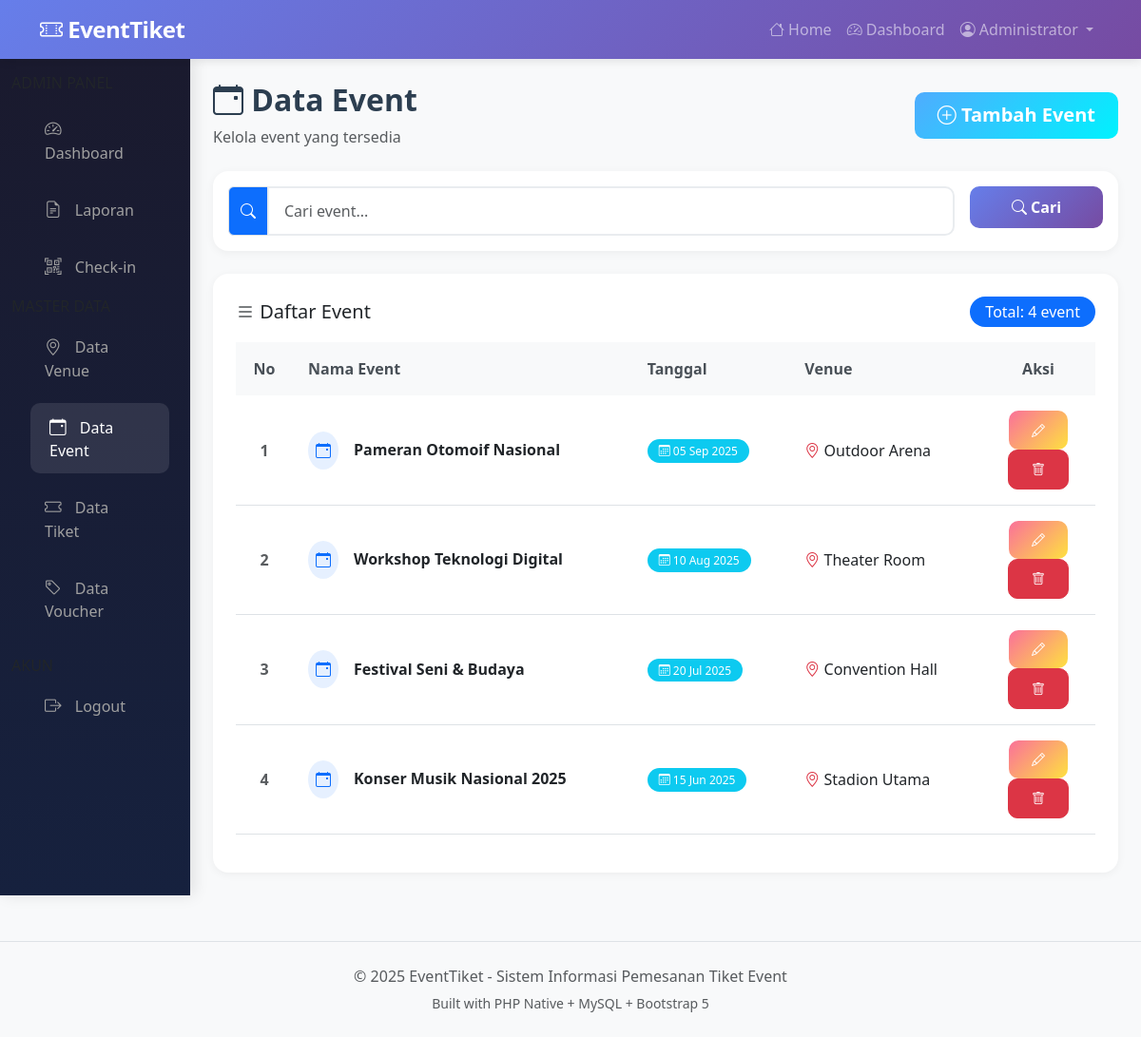
/index.php?p=admin_event (signed in), run on the app's committed database.
### tables this page shows
CREATE TABLE `event` (
  `id_event` int NOT NULL,
  `nama_event` varchar(150) NOT NULL,
  `tanggal` date NOT NULL,
  `id_venue` int DEFAULT NULL
);

CREATE TABLE `venue` (
  `id_venue` int NOT NULL,
  `nama_venue` varchar(100) NOT NULL,
  `alamat` text,
  `kapasitas` int DEFAULT NULL
);

### pages/admin/event_list.php (the view, shortened to what this page needs)
<?php
$search      = isset($_GET['search']) ? mysqli_real_escape_string($conn, $_GET['search']) : '';
$where       = $search ? "WHERE e.nama_event LIKE '%$search%' OR v.nama_venue LIKE '%$search%'" : '';
$limit       = 10;
$cur_page    = isset($_GET['page']) ? (int)$_GET['page'] : 1;
$offset      = ($cur_page - 1) * $limit;
$total_data  = mysqli_fetch_assoc(mysqli_query($conn, "SELECT COUNT(*) as total FROM event e JOIN venue v ON e.id_venue = v.id_venue $where"))['total'];
$query       = mysqli_query($conn, "SELECT e.*, v.nama_venue FROM event e JOIN venue v ON e.id_venue = v.id_venue $where ORDER BY e.tanggal DESC LIMIT $limit OFFSET $offset");
?>
<div class="container-fluid">
    <div class="row">
        <?php include 'pages/admin/_sidebar.php'; ?>
        <main class="col-md-10 ms-sm-auto px-md-4 py-4">
            <div class="d-flex justify-content-between align-items-center mb-4">
                <div>
                    <h2 class="page-title"><i class="bi bi-calendar-event"></i> Data Event</h2>
                    <p class="text-muted mb-0">Kelola event yang tersedia</p>
                </div>
                <a href="?p=admin_event_tambah" class="btn btn-success btn-lg"><i class="bi bi-plus-circle"></i> Tambah Event</a>
            </div>
            <div class="card mb-4">
                <div class="card-body">
                    <form method="GET" class="row g-3">
                        <div class="col-md-10">
                            <div class="input-group">
                                <span class="input-group-text bg-primary text-white"><i class="bi bi-search"></i></span>
                                <input type="text" name="search" class="form-control" placeholder="Cari event..." value="<?= htmlspecialchars($search) ?>">
                            </div>
                        </div>
                        <div class="col-md-2"><button type="submit" class="btn btn-primary w-100"><i class="bi bi-search"></i> Cari</button></div>
                    </form>
                </div>
            </div>
            <div class="table-container">
                <div class="d-flex justify-content-between align-items-center mb-3">
                    <h5 class="mb-0"><i class="bi bi-list"></i> Daftar Event</h5>
                    <span class="badge bg-primary fs-6">Total: <?= $total_data ?> event</span>
                </div>
                <?php if (mysqli_num_rows($query) > 0): ?>
                    <div class="table-responsive">
                        <table class="table table-hover align-middle">
                            <thead>
                                <tr>
                                    <th class="text-center" width="60">No</th>
                                    <th>Nama Event</th>
                                    <th>Tanggal</th>
                                    <th>Venue</th>
                                    <th class="text-center" width="120">Aksi</th>
                                </tr>
                            </thead>
                            <tbody>
                                <?php $no = $offset + 1; while ($row = mysqli_fetch_assoc($query)): ?>
                                    <tr>
                                        <td class="text-center fw-bold text-muted"><?= $no++ ?></td>
                                        <td>
                                            <div class="d-flex align-items-center">
                                                <div class="bg-primary bg-opacity-10 rounded-circle p-2 me-3">
                                                    <i class="bi bi-calendar-event text-primary"></i>
                                                </div>
                                                <h6 class="mb-0 fw-bold"><?= htmlspecialchars($row['nama_event']) ?></h6>
                                            </div>
                                        </td>
                                        <td><span class="badge bg-info"><i class="bi bi-calendar3"></i> <?= date('d M Y', strtotime($row['tanggal'])) ?></span></td>
                                        <td><i class="bi bi-geo-alt text-danger"></i> <?= htmlspecialchars($row['nama_venue']) ?></td>
                                        <td class="text-center">
                                            <a href="?p=admin_event_edit&id=<?= $row['id_event'] ?>" class="btn btn-warning btn-sm"><i class="bi bi-pencil"></i></a>
                                            <a href="?p=admin_event&hapus=<?= $row['id_event'] ?>&page=<?= $cur_page ?>&search=<?= urlencode($search) ?>" class="btn btn-danger btn-sm" onclick="return confirm('Yakin hapus event ini?')"><i class="bi bi-trash"></i></a>
                                        </td>
                                    </tr>
                                <?php endwhile; ?>
                            </tbody>
                        </table>
                    </div>
                <?php endif; ?>
            </div>
        </main>
    </div>
</div>

### includes/header.php (style rules this page uses)
:root { --primary-gradient: linear-gradient(135deg, #667eea 0%, #764ba2 100%); --secondary-gradient: linear-gradient(135deg, #f093fb 0%, #f5576c 100%); --success-gradient: linear-gradient(135deg, #4facfe 0%, #00f2fe 100%); --warning-gradient: linear-gradient(135deg, #fa709a 0%, #fee140 100%); }
body { font-family: 'Segoe UI', Tahoma, Geneva, Verdana, sans-serif; background-color: #f8f9fa; }
.btn { border-radius: 10px; font-weight: 600; padding: 0.6rem 1.5rem; transition: all 0.3s ease; }
.btn-primary { background: var(--primary-gradient); border: none; }
.btn-success { background: var(--success-gradient); border: none; }
.btn-warning { background: var(--warning-gradient); border: none; color: white; }
.table-container { background: white; border-radius: 16px; padding: 1.5rem; box-shadow: 0 2px 10px rgba(0, 0, 0, 0.05); }
.table thead th { background: #f8f9fa; border: none; font-weight: 600; color: #495057; padding: 1rem; }
.table tbody td { padding: 1rem; vertical-align: middle; }
.badge { padding: 0.5em 1em; border-radius: 20px; font-weight: 500; }
.form-control, .form-select { border-radius: 10px; border: 2px solid #e9ecef; padding: 0.75rem 1rem; transition: all 0.3s ease; }
.page-title { font-weight: 700; color: #2c3e50; margin-bottom: 0.5rem; }
.card { border: none; border-radius: 16px; box-shadow: 0 2px 10px rgba(0, 0, 0, 0.05); }

### data on the page
event: nama_event "Pameran Otomoif Nasional", tanggal "05 Sep 2025", id_venue.nama_venue "Outdoor Arena"
event: nama_event "Workshop Teknologi Digital", tanggal "10 Aug 2025", id_venue.nama_venue "Theater Room"
event: nama_event "Festival Seni & Budaya", tanggal "20 Jul 2025", id_venue.nama_venue "Convention Hall"
event: nama_event "Konser Musik Nasional 2025", tanggal "15 Jun 2025", id_venue.nama_venue "Stadion Utama"

### other printed values
$_SESSION['nama'] "Administrator"
$item['label'] "Dashboard"
$item['label'] "Laporan"
$item['label'] "Check-in"
$item['label'] "Data Venue"
$item['label'] "Data Event"
$item['label'] "Data Tiket"
$item['label'] "Data Voucher"
$total_data "4"
